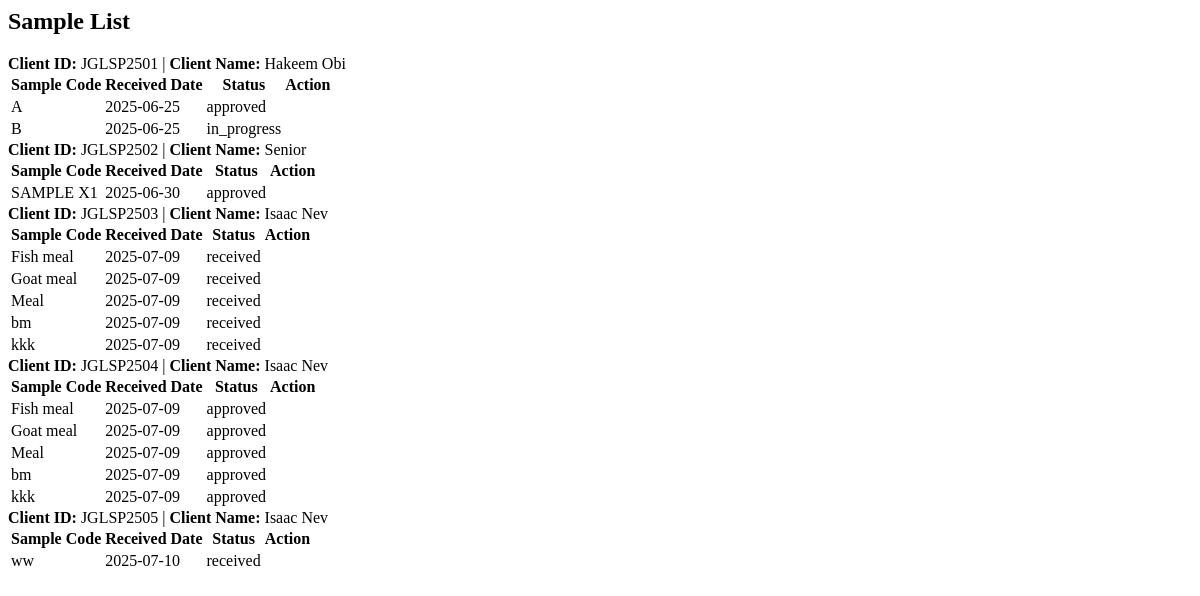
/samples/ (signed in), run on an earlier commit of the app's database.
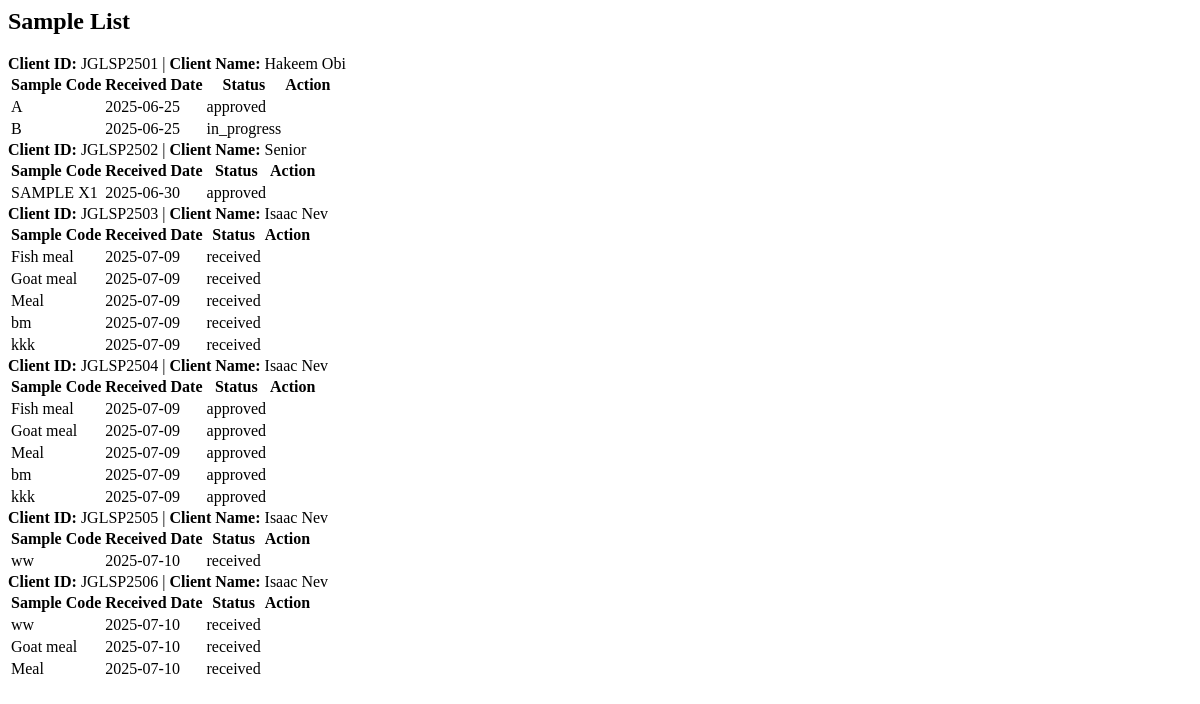
And on a later commit of the database.
### lims/models/client.py (models this page shows, shortened)
class Client(models.Model):
    client_id = models.CharField(max_length=20, unique=True)
    name = models.CharField(max_length=100)
    organization = models.CharField(max_length=150)
    email = models.EmailField()
    phone = models.CharField(max_length=20)
    address = models.TextField()
    token = models.CharField(max_length=20, unique=True, blank=True)
    created = models.DateTimeField(auto_now_add=True)
    coa_released = models.BooleanField(default=False)

### lims/models/sample.py (models this page shows)
class Sample(models.Model):
    client = models.ForeignKey(Client, on_delete=models.CASCADE)
    sample_code = models.CharField(max_length=50)
    sample_type = models.CharField(max_length=100)
    weight = models.DecimalField(max_digits=6, decimal_places=2)
    temperature = models.DecimalField(max_digits=5, decimal_places=2, null=True, blank=True)
    humidity = models.DecimalField(max_digits=5, decimal_places=2, null=True, blank=True)
    status = models.CharField(max_length=20, choices=SampleStatus.choices, default=SampleStatus.RECEIVED)
    received_date = models.DateField(auto_now_add=True)
    verified_at = models.DateTimeField(null=True, blank=True)
    coa_released = models.BooleanField(default=False)
    manager_comment = models.TextField(blank=True, null=True)

### lims/views/clerk_views.py (the view)
# urls.py: path("samples/", views.sample_list, name="sample_list"),
@login_required
def sample_list(request):
    samples = (
        Sample.objects
        .exclude(sample_code__startswith="QC-")
        .select_related("client")
        .order_by("client__client_id", "-received_date")
    )
    return render(request, "lims/sample_list.html", {"samples": samples})

### lims/templates/lims/sample_list.html
<div class="container mt-4">
  <h2>Sample List</h2>
  {% regroup samples by client.client_id as client_groups %}
  {% for group in client_groups %}
    <div class="card mb-4">
      <div class="card-header bg-primary text-white">
        <strong>Client ID:</strong> {{ group.grouper }} |
        <strong>Client Name:</strong> {{ group.list.0.client.name }}
      </div>
      <div class="card-body p-0">
        <table class="table table-bordered table-striped table-sm mb-0">
          <thead class="table-light">
            <tr>
              <th>Sample Code</th>
              <th>Received Date</th>
              <th>Status</th>
              <th>Action</th>
            </tr>
          </thead>
          <tbody>
            {% for sample in group.list %}
              <tr>
                <td>{{ sample.sample_code }}</td>
                <td>{{ sample.received_date|date:"Y-m-d" }}</td>
                <td>{{ sample.status }}</td>
              </tr>
            {% endfor %}
          </tbody>
        </table>
      </div>
    </div>
  {% empty %}
    <p class="text-center">No samples found.</p>
  {% endfor %}
</div>

What changed in the data, as far as the page shows it:
added Client: grouper "JGLSP2506"
added Sample: list.0.client.name "Isaac Nev", sample_code "ww", received_date "2025-07-10", status "received", shown under "JGLSP2506"
added Sample: sample_code "Goat meal", received_date "2025-07-10", status "received", shown under "JGLSP2506"
added Sample: sample_code "Meal", received_date "2025-07-10", status "received", shown under "JGLSP2506"
Also different on the page:
new list line: "Client ID: | Client Name: Sample Code Received Date Status Action"
